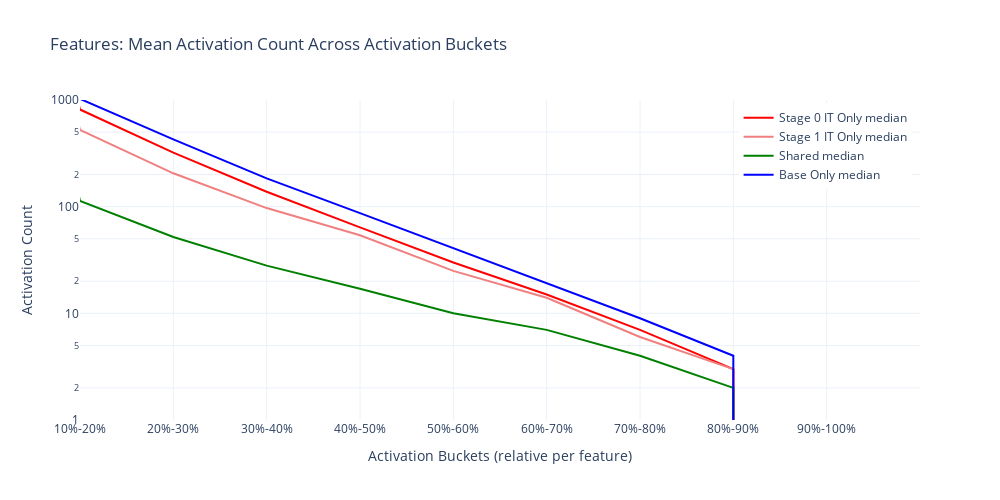

The cell this chart's notebook holds for it:
### Code cell
import plotly.graph_objects as go
import numpy as np
METRIC = "median"
# Create figure
fig = go.Figure()

# Plot individual IT only feature lines
# for idx in it_only_indices:
#     feature_data = relproj_data[idx]
#     fig.add_trace(go.Scatter(
#         x=[f"{i}0%-{i+1}0%" for i in range(0, 10)],
#         y=feature_data,
#         mode='lines',
#         line=dict(color='rgba(0,0,255,0.1)'),
#         showlegend=False
#     ))

# Add mean lines
mean_data = naninfmetric(bucket_count[it_only_indices], metric=METRIC)
fig.add_trace(go.Scatter(
    x=[f"{i}0%-{i+1}0%" for i in range(0, 10)],
    y=mean_data,
    mode='lines',
    line=dict(color='red', width=2),
    name=f'Stage 0 IT Only {METRIC}'
))

# Add mean lines
mean_data = naninfmetric(bucket_count[stage1_it_only_indices], metric=METRIC)
fig.add_trace(go.Scatter(
    x=[f"{i}0%-{i+1}0%" for i in range(0, 10)],
    y=mean_data,
    mode='lines',
    line=dict(color='lightcoral', width=2),
    name=f'Stage 1 IT Only {METRIC}'
))


mean_data = naninfmetric(bucket_count[shared_indices], metric=METRIC)
fig.add_trace(go.Scatter(
    x=[f"{i}0%-{i+1}0%" for i in range(0, 10)],
    y=mean_data,
    mode='lines', 
    line=dict(color='green', width=2),
    name=f'Shared {METRIC}'
))

mean_data = naninfmetric(bucket_count[base_only_indices], metric=METRIC)
fig.add_trace(go.Scatter(
    x=[f"{i}0%-{i+1}0%" for i in range(0, 10)],
    y=mean_data,
    mode='lines',
    line=dict(color='blue', width=2),
    name=f'Base Only {METRIC}'
))

# Update layout
fig.update_layout(
    title='Features: Mean Activation Count Across Activation Buckets',
    xaxis_title='Activation Buckets (relative per feature)',
    yaxis_title='Activation Count',
    template='plotly_white',
    width=1000,
    height=500,
    showlegend=True,
    legend=dict(
        yanchor="top",
        y=0.99,
        xanchor="right",
        x=0.99
    ),
    xaxis=dict(range=[1, 10]),
    yaxis=dict(
        type='log',
        range=[0, 3] # log10 of 1000
    ),
)

fig.show()
fig.write_image(f"../plots/activation_counts_{METRIC}_{N_BUCKETS}.png")

### Figure 1 — Plotly figure (JSON) as saved in the notebook; plotly's stock layout.template omitted (floating-point values rounded to 4 significant figures)
{"data": [{"line": {"color": "red", "width": 2}, "mode": "lines", "name": "Stage 0 IT Only median", "type": "scatter", "x": ["00%-10%", "10%-20%", "20%-30%", "30%-40%", "40%-50%", "50%-60%", "60%-70%", "70%-80%", "80%-90%", "90%-100%"], "y": [998500.0, 814, 321, 138, 64, 30, 15, 7, 3, 0]}, {"line": {"color": "lightcoral", "width": 2}, "mode": "lines", "name": "Stage 1 IT Only median", "type": "scatter", "x": ["00%-10%", "10%-20%", "20%-30%", "30%-40%", "40%-50%", "50%-60%", "60%-70%", "70%-80%", "80%-90%", "90%-100%"], "y": [999076, 524, 205.5, 97, 54, 25, 14, 6, 3, 0]}, {"line": {"color": "green", "width": 2}, "mode": "lines", "name": "Shared median", "type": "scatter", "x": ["00%-10%", "10%-20%", "20%-30%", "30%-40%", "40%-50%", "50%-60%", "60%-70%", "70%-80%", "80%-90%", "90%-100%"], "y": [999651, 113, 52, 28, 17, 10, 7, 4, 2, 0]}, {"line": {"color": "blue", "width": 2}, "mode": "lines", "name": "Base Only median", "type": "scatter", "x": ["00%-10%", "10%-20%", "20%-30%", "30%-40%", "40%-50%", "50%-60%", "60%-70%", "70%-80%", "80%-90%", "90%-100%"], "y": [998155, 1025, 427, 184, 87, 41, 19, 9, 4, 0]}], "layout": {"height": 500, "legend": {"x": 0.99, "xanchor": "right", "y": 0.99, "yanchor": "top"}, "showlegend": true, "title": {"text": "Features: Mean Activation Count Across Activation Buckets"}, "width": 1000, "xaxis": {"range": [1, 10], "title": {"text": "Activation Buckets (relative per feature)"}}, "yaxis": {"range": [0, 3], "title": {"text": "Activation Count"}, "type": "log"}}}
